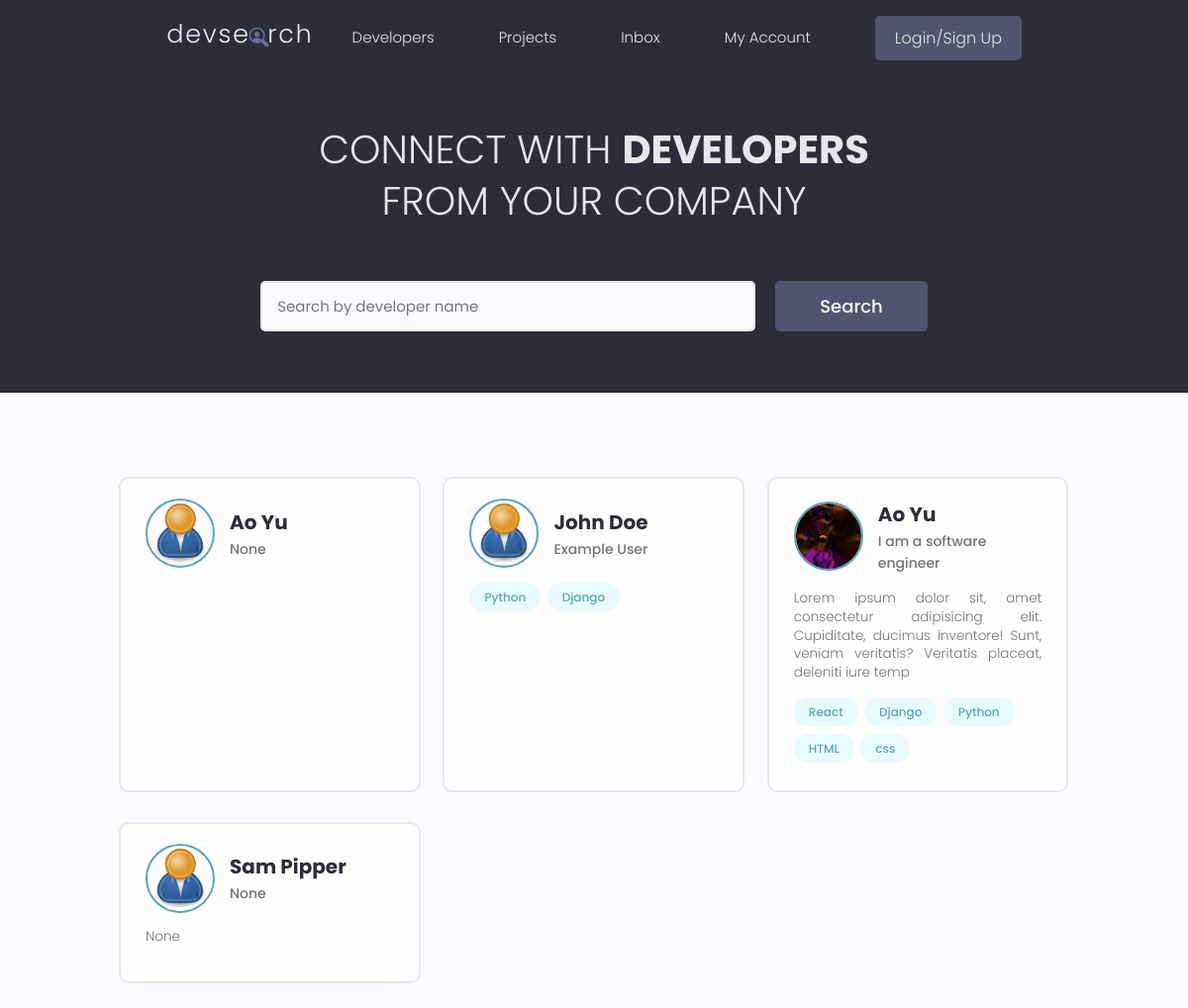
Before: / with the older database file.
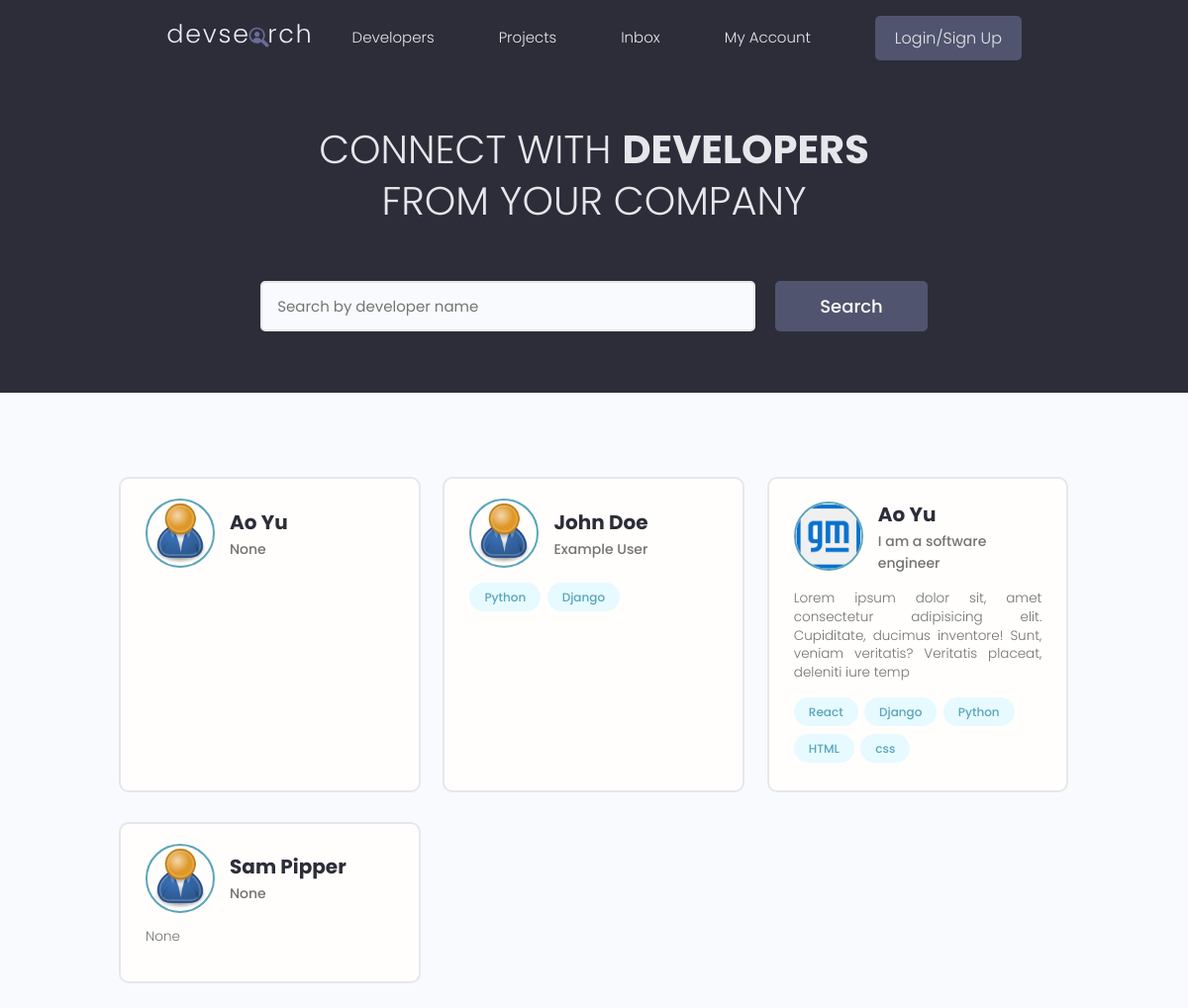
After: the same page with the newer database file.
### users/models.py (models this page shows, shortened)
class Profile(models.Model):
    user = models.OneToOneField(User, null=True, on_delete=models.CASCADE, blank=True)
    name = models.CharField(max_length=200, null=True, blank=True)
    email = models.EmailField(max_length=200, null=True, blank=True)
    username = models.CharField(max_length=200, null=True, blank=True)
    location = models.CharField(max_length=200, null=True, blank=True)
    short_intro = models.CharField(max_length=200, null=True, blank=True)
    bio = models.TextField(null=True, blank=True)
    profile_image = models.ImageField(null=True, blank=True, upload_to='profiles/', default='profiles/user-default.png')
    social_github = models.CharField(max_length=200, null=True, blank=True)
    social_twitter = models.CharField(max_length=200, null=True, blank=True)
    social_linkedin = models.CharField(max_length=200, null=True, blank=True)
    social_youtube = models.CharField(max_length=200, null=True, blank=True)
    social_website = models.CharField(max_length=200, null=True, blank=True)
    created = models.DateTimeField(auto_now_add=True)
    id = models.UUIDField(default=uuid.uuid4, unique=True,
                            primary_key=True, editable=False)

### users/views.py (the view)
# urls.py: path('', views.profiles, name='profiles'),
def profiles(request):
    profiles, search_query = searchProfiles(request)
    custom_range, profiles = paginateProfiles(request, profiles, 6)
    context = {
        'profiles': profiles,
        'search_query': search_query,
        'custom_range': custom_range
    }
    return render(request, 'users/profiles.html', context)

### users/models.py (called while the page is built)
    def __str__(self):
        return str(self.name)

### users/utils.py (called while the page is built)
def paginateProfiles(request, profiles, results):
    page = request.GET.get('page')
    paginator = Paginator(profiles, results)
    try:
        profiles = paginator.page(page)
    except PageNotAnInteger:
        page = 1
        profiles = paginator.page(page)
    except EmptyPage:
        page = paginator.num_pages
        profiles = paginator.page(page)
    leftIndex = max(1,int(page) - 2)
    rightIndex = min(int(page) + 3, paginator.num_pages + 1)
    custom_range = range(leftIndex, rightIndex)
    return custom_range, profiles

def searchProfiles(request):
    search_query = ''
    if request.GET.get('search_query'):
        search_query = request.GET.get('search_query')
    skills = Skill.objects.filter(name__icontains=search_query)
    profiles = Profile.objects.distinct().filter(
        Q(name__icontains=search_query) |
        Q(short_intro__icontains=search_query) |
        Q(skill__in=skills)
    )
    return profiles, search_query

### users/templates/users/profiles.html (shortened to what this page needs)
{%extends "main.html"%}
{%block content%}
  <main class="home">
    <section class="hero-section text-center">
      <div class="container container--narrow">
        <div class="hero-section__box">
          <h2>CONNECT WITH <span>DEVELOPERS</span></h2>
          <h2>FROM YOUR COMPANY</h2>
        </div>
        <div class="hero-section__search">
          <form id="searchForm" class="form" action="{%url 'profiles'%}" method="get">
            <div class="form__field">
              <input class="input input--text" id="formInput#search" type="text" name="search_query"
                value="{{search_query}}" placeholder="Search by developer name" />
            </div>
            <input class="btn btn--sub btn--lg" type="submit" value="Search" />
          </form>
        </div>
      </div>
    </section>
    <section class="devlist">
      <div class="container">
        <div class="grid grid--three">
        {%for profile in profiles%}
          <div class="column card">
            <div class="dev">
              <a href="{%url 'user-profile' profile.id%}" class="card__body">
                <div class="dev__profile">
                  <img class="avatar avatar--md" src="{{profile.profile_image.url}}" alt="image" />
                  <div class="dev__meta">
                    <h3>{{profile.name}}</h3>
                    <h5>{{profile.short_intro|slice:"60"}}</h5>
                  </div>
                </div>
                <p class="dev__info">
                    {{profile.bio|slice:"150"}}
                </p>
                <div class="dev__skills">
                    {%for skill in profile.skill_set.all|slice:"5"%}
                    <span class="tag tag--pill tag--main">
                        <small>{{skill}}</small>
                    </span>
                    {%endfor%}
                </div>
              </a>
            </div>
          </div>
          {%endfor%}
        </div>
      </div>
    </section>
  </main>
{%endblock content%}

Changed rows visible on the page:
changed Profile "I am a software engineer": profile_image: a different picture
